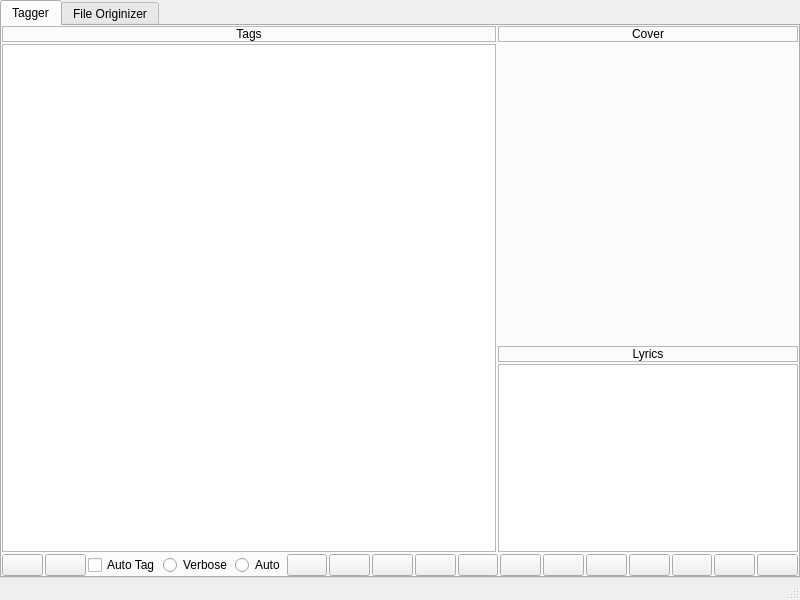
<?xml version="1.0" encoding="UTF-8"?>
<ui version="4.0">
 <class>MainWindow</class>
 <widget class="QMainWindow" name="MainWindow">
  <property name="windowModality">
   <enum>Qt::NonModal</enum>
  </property>
  <property name="geometry">
   <rect>
    <x>0</x>
    <y>0</y>
    <width>800</width>
    <height>600</height>
   </rect>
  </property>
  <property name="minimumSize">
   <size>
    <width>800</width>
    <height>600</height>
   </size>
  </property>
  <property name="maximumSize">
   <size>
    <width>800</width>
    <height>600</height>
   </size>
  </property>
  <property name="windowTitle">
   <string>File Edit</string>
  </property>
  <property name="tabShape">
   <enum>QTabWidget::Rounded</enum>
  </property>
  <widget class="QWidget" name="centralwidget">
   <layout class="QGridLayout" name="gridLayout">
    <property name="leftMargin">
     <number>0</number>
    </property>
    <property name="topMargin">
     <number>0</number>
    </property>
    <property name="rightMargin">
     <number>0</number>
    </property>
    <property name="bottomMargin">
     <number>0</number>
    </property>
    <property name="spacing">
     <number>2</number>
    </property>
    <item row="0" column="0">
     <widget class="QTabWidget" name="file_edit_tab_widget">
      <property name="currentIndex">
       <number>0</number>
      </property>
      <widget class="QWidget" name="tagger_tab">
       <attribute name="title">
        <string>Tagger</string>
       </attribute>
       <layout class="QGridLayout" name="gridLayout_2">
        <property name="leftMargin">
         <number>0</number>
        </property>
        <property name="topMargin">
         <number>0</number>
        </property>
        <property name="rightMargin">
         <number>0</number>
        </property>
        <property name="bottomMargin">
         <number>0</number>
        </property>
        <property name="spacing">
         <number>2</number>
        </property>
        <item row="0" column="0">
         <layout class="QHBoxLayout" name="horizontalLayout">
          <property name="spacing">
           <number>2</number>
          </property>
          <item>
           <widget class="QFrame" name="table_frame">
            <property name="sizePolicy">
             <sizepolicy hsizetype="Preferred" vsizetype="Preferred">
              <horstretch>1</horstretch>
              <verstretch>0</verstretch>
             </sizepolicy>
            </property>
            <property name="minimumSize">
             <size>
              <width>1</width>
              <height>0</height>
             </size>
            </property>
            <layout class="QVBoxLayout" name="verticalLayout_2">
             <property name="spacing">
              <number>2</number>
             </property>
             <property name="leftMargin">
              <number>0</number>
             </property>
             <property name="topMargin">
              <number>0</number>
             </property>
             <property name="rightMargin">
              <number>0</number>
             </property>
             <property name="bottomMargin">
              <number>0</number>
             </property>
             <item>
              <widget class="QLabel" name="label_2">
               <property name="frameShape">
                <enum>QFrame::StyledPanel</enum>
               </property>
               <property name="text">
                <string>Tags</string>
               </property>
               <property name="alignment">
                <set>Qt::AlignCenter</set>
               </property>
              </widget>
             </item>
             <item>
              <widget class="QTableView" name="tagger_table">
               <property name="sizePolicy">
                <sizepolicy hsizetype="Expanding" vsizetype="Expanding">
                 <horstretch>1</horstretch>
                 <verstretch>0</verstretch>
                </sizepolicy>
               </property>
               <property name="minimumSize">
                <size>
                 <width>0</width>
                 <height>0</height>
                </size>
               </property>
               <property name="alternatingRowColors">
                <bool>true</bool>
               </property>
               <property name="cornerButtonEnabled">
                <bool>false</bool>
               </property>
               <attribute name="horizontalHeaderVisible">
                <bool>true</bool>
               </attribute>
               <attribute name="horizontalHeaderCascadingSectionResizes">
                <bool>true</bool>
               </attribute>
               <attribute name="horizontalHeaderStretchLastSection">
                <bool>true</bool>
               </attribute>
               <attribute name="verticalHeaderVisible">
                <bool>false</bool>
               </attribute>
              </widget>
             </item>
            </layout>
           </widget>
          </item>
          <item>
           <layout class="QVBoxLayout" name="verticalLayout">
            <property name="spacing">
             <number>2</number>
            </property>
            <item>
             <widget class="QLabel" name="label_4">
              <property name="frameShape">
               <enum>QFrame::StyledPanel</enum>
              </property>
              <property name="text">
               <string>Cover</string>
              </property>
              <property name="alignment">
               <set>Qt::AlignCenter</set>
              </property>
             </widget>
            </item>
            <item>
             <widget class="QLabel" name="FO_cover_pixmap">
              <property name="minimumSize">
               <size>
                <width>300</width>
                <height>300</height>
               </size>
              </property>
              <property name="text">
               <string/>
              </property>
             </widget>
            </item>
            <item>
             <widget class="QLabel" name="label_3">
              <property name="frameShape">
               <enum>QFrame::StyledPanel</enum>
              </property>
              <property name="text">
               <string>Lyrics</string>
              </property>
              <property name="alignment">
               <set>Qt::AlignCenter</set>
              </property>
             </widget>
            </item>
            <item>
             <widget class="QTextBrowser" name="FO_lyrics"/>
            </item>
           </layout>
          </item>
         </layout>
        </item>
        <item row="1" column="0">
         <layout class="QHBoxLayout" name="horizontalLayout_2">
          <property name="spacing">
           <number>2</number>
          </property>
          <item>
           <widget class="QPushButton" name="pushButton_11">
            <property name="text">
             <string/>
            </property>
            <property name="flat">
             <bool>false</bool>
            </property>
           </widget>
          </item>
          <item>
           <widget class="QPushButton" name="pushButton">
            <property name="text">
             <string/>
            </property>
            <property name="flat">
             <bool>false</bool>
            </property>
           </widget>
          </item>
          <item>
           <widget class="QCheckBox" name="FO_tagger_check">
            <property name="text">
             <string>Auto Tag</string>
            </property>
           </widget>
          </item>
          <item>
           <widget class="QRadioButton" name="FO_verbose_rad">
            <property name="text">
             <string>Verbose</string>
            </property>
           </widget>
          </item>
          <item>
           <widget class="QRadioButton" name="FO_auto_rad">
            <property name="text">
             <string>Auto</string>
            </property>
           </widget>
          </item>
          <item>
           <widget class="QPushButton" name="pushButton_10">
            <property name="text">
             <string/>
            </property>
            <property name="flat">
             <bool>false</bool>
            </property>
           </widget>
          </item>
          <item>
           <widget class="QPushButton" name="pushButton_2">
            <property name="text">
             <string/>
            </property>
            <property name="flat">
             <bool>false</bool>
            </property>
           </widget>
          </item>
          <item>
           <widget class="QPushButton" name="pushButton_3">
            <property name="text">
             <string/>
            </property>
            <property name="flat">
             <bool>false</bool>
            </property>
           </widget>
          </item>
          <item>
           <widget class="QPushButton" name="pushButton_4">
            <property name="text">
             <string/>
            </property>
            <property name="flat">
             <bool>false</bool>
            </property>
           </widget>
          </item>
          <item>
           <widget class="QPushButton" name="pushButton_5">
            <property name="text">
             <string/>
            </property>
            <property name="flat">
             <bool>false</bool>
            </property>
           </widget>
          </item>
          <item>
           <widget class="QPushButton" name="pushButton_13">
            <property name="text">
             <string/>
            </property>
            <property name="flat">
             <bool>false</bool>
            </property>
           </widget>
          </item>
          <item>
           <widget class="QPushButton" name="pushButton_6">
            <property name="text">
             <string/>
            </property>
            <property name="flat">
             <bool>false</bool>
            </property>
           </widget>
          </item>
          <item>
           <widget class="QPushButton" name="pushButton_9">
            <property name="text">
             <string/>
            </property>
            <property name="flat">
             <bool>false</bool>
            </property>
           </widget>
          </item>
          <item>
           <widget class="QPushButton" name="pushButton_7">
            <property name="text">
             <string/>
            </property>
            <property name="flat">
             <bool>false</bool>
            </property>
           </widget>
          </item>
          <item>
           <widget class="QPushButton" name="pushButton_14">
            <property name="text">
             <string/>
            </property>
            <property name="flat">
             <bool>false</bool>
            </property>
           </widget>
          </item>
          <item>
           <widget class="QPushButton" name="pushButton_8">
            <property name="text">
             <string/>
            </property>
            <property name="flat">
             <bool>false</bool>
            </property>
           </widget>
          </item>
          <item>
           <widget class="QPushButton" name="pushButton_15">
            <property name="text">
             <string/>
            </property>
            <property name="flat">
             <bool>false</bool>
            </property>
           </widget>
          </item>
         </layout>
        </item>
       </layout>
      </widget>
      <widget class="QWidget" name="file_org_tab">
       <attribute name="title">
        <string>File Originizer</string>
       </attribute>
       <layout class="QGridLayout" name="gridLayout_4">
        <property name="leftMargin">
         <number>0</number>
        </property>
        <property name="topMargin">
         <number>0</number>
        </property>
        <property name="rightMargin">
         <number>0</number>
        </property>
        <property name="bottomMargin">
         <number>0</number>
        </property>
        <property name="spacing">
         <number>2</number>
        </property>
        <item row="3" column="3">
         <layout class="QGridLayout" name="gridLayout_5">
          <property name="spacing">
           <number>2</number>
          </property>
          <item row="2" column="0" colspan="2">
           <layout class="QHBoxLayout" name="horizontalLayout_5">
            <property name="spacing">
             <number>2</number>
            </property>
            <item>
             <widget class="QComboBox" name="FO_cbox"/>
            </item>
            <item>
             <widget class="QComboBox" name="FO_cbox_2"/>
            </item>
            <item>
             <widget class="QComboBox" name="FO_cbox_3"/>
            </item>
            <item>
             <widget class="QCheckBox" name="FO_orginize">
              <property name="text">
               <string>Orginize</string>
              </property>
             </widget>
            </item>
            <item>
             <widget class="QRadioButton" name="FO_copy_rad">
              <property name="text">
               <string>Copy</string>
              </property>
              <property name="checked">
               <bool>true</bool>
              </property>
             </widget>
            </item>
            <item>
             <widget class="QRadioButton" name="FO_move_rad">
              <property name="text">
               <string>Move</string>
              </property>
             </widget>
            </item>
            <item>
             <widget class="QLineEdit" name="FO_dest_line_edit">
              <property name="text">
               <string>Destination</string>
              </property>
              <property name="dragEnabled">
               <bool>true</bool>
              </property>
              <property name="clearButtonEnabled">
               <bool>true</bool>
              </property>
             </widget>
            </item>
            <item>
             <widget class="QPushButton" name="FO_preview_push">
              <property name="text">
               <string>Preview</string>
              </property>
             </widget>
            </item>
            <item>
             <widget class="QPushButton" name="FO_start_push">
              <property name="text">
               <string>Start</string>
              </property>
             </widget>
            </item>
            <item>
             <widget class="QPushButton" name="FO_cancel_push">
              <property name="text">
               <string>Cancel</string>
              </property>
             </widget>
            </item>
           </layout>
          </item>
          <item row="0" column="1">
           <widget class="QLabel" name="label_6">
            <property name="text">
             <string>Files</string>
            </property>
            <property name="alignment">
             <set>Qt::AlignCenter</set>
            </property>
           </widget>
          </item>
          <item row="1" column="0">
           <widget class="QTreeView" name="ditect_tree_view">
            <property name="editTriggers">
             <set>QAbstractItemView::NoEditTriggers</set>
            </property>
           </widget>
          </item>
          <item row="0" column="0">
           <widget class="QLabel" name="label_5">
            <property name="text">
             <string>Directory Tree</string>
            </property>
            <property name="alignment">
             <set>Qt::AlignCenter</set>
            </property>
           </widget>
          </item>
          <item row="1" column="1">
           <widget class="QTableView" name="file_path_table">
            <property name="sizePolicy">
             <sizepolicy hsizetype="Expanding" vsizetype="Expanding">
              <horstretch>0</horstretch>
              <verstretch>0</verstretch>
             </sizepolicy>
            </property>
            <property name="editTriggers">
             <set>QAbstractItemView::NoEditTriggers</set>
            </property>
            <attribute name="horizontalHeaderVisible">
             <bool>false</bool>
            </attribute>
            <attribute name="horizontalHeaderStretchLastSection">
             <bool>true</bool>
            </attribute>
           </widget>
          </item>
         </layout>
        </item>
       </layout>
      </widget>
     </widget>
    </item>
   </layout>
  </widget>
  <widget class="QMenuBar" name="menubar">
   <property name="geometry">
    <rect>
     <x>0</x>
     <y>0</y>
     <width>800</width>
     <height>21</height>
    </rect>
   </property>
  </widget>
  <widget class="QStatusBar" name="statusbar"/>
 </widget>
 <layoutdefault spacing="2" margin="4"/>
 <resources/>
 <connections/>
 <designerdata>
  <property name="gridDeltaX">
   <number>10</number>
  </property>
  <property name="gridDeltaY">
   <number>10</number>
  </property>
  <property name="gridSnapX">
   <bool>true</bool>
  </property>
  <property name="gridSnapY">
   <bool>true</bool>
  </property>
  <property name="gridVisible">
   <bool>true</bool>
  </property>
 </designerdata>
</ui>
